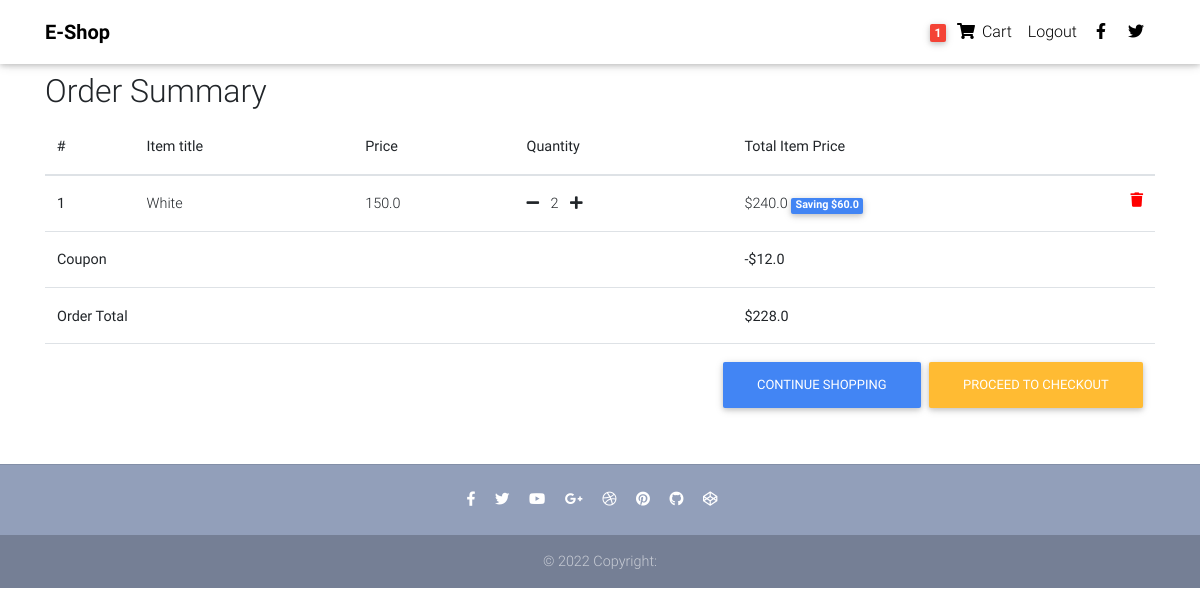
Page /orderSummary/ (signed in) on the committed database.
### onlinestore/models.py (models this page shows, shortened)
class Order(models.Model):
    user = models.ForeignKey(User, on_delete=models.CASCADE) # CASCADE -> delte child rows after parent's record deletion
    ref_code = models.CharField(max_length=25)
    items = models.ManyToManyField(OrderItem)
    numbers = models.PositiveIntegerField(default=1)
    start_date = models.DateTimeField(auto_now_add=True)
    ordered = models.BooleanField(default=False)
    placed_date = models.DateTimeField()
    billing_address = models.ForeignKey('BillingAddress', on_delete=models.SET_NULL,blank=True,null=True)
    payment = models.ForeignKey('Payment', on_delete=models.SET_NULL,blank=True,null=True)
    coupon = models.ForeignKey('Coupon', on_delete=models.SET_NULL,blank=True, null=True)
    being_delievered = models.BooleanField(default=False)
    recieved = models.BooleanField(default=False)
    refund_requested = models.BooleanField(default=False)
    refund_granted = models.BooleanField(default=False)
    def get_total(self):
        total=0
        for order_item in self.items.all():
            total = total + order_item.get_final_price()
        if self.coupon:
            total -= self.coupon.amount
        return total

class OrderItem(models.Model):
    user = models.ForeignKey(User, on_delete=models.CASCADE,blank=True, null=True)
    ordered = models.BooleanField(default=False)
    item = models.ForeignKey(Item, on_delete=models.CASCADE)
    quantity = models.IntegerField(default=1)
    def get_total_item_price(self):
        return self.quantity * self.item.price
    def get_total_discount_item_price(self):
        return self.quantity * self.item.discount
    def get_amount_saved(self):
        return self.get_total_item_price() - self.get_total_discount_item_price()
    def get_final_price(self):
        if self.item.discount:
            return self.get_total_discount_item_price()
        return self.get_total_item_price()

class Item(models.Model):
    item_title = models.CharField(max_length=120)
    price = models.FloatField()
    discount = models.FloatField(blank=True, null=True)
    category = models.CharField(choices=CATEGORY_CHOICES, max_length=2,default='S')
    label = models.CharField(choices=LABEL_CHOICES,max_length=2,default='D')
    description = models.TextField(default="This is the dummy description of this product item")
    slug = models.SlugField(default='item_title')
    image = models.ImageField(blank=True, null=True)

class Coupon(models.Model):
    code = models.CharField(max_length=15)
    amount = models.FloatField(default=1.0)

### onlinestore/views.py (the view)
# urls.py: path('orderSummary/',orderSummaryView.as_view(),name='orderSummary'),
class orderSummaryView(LoginRequiredMixin, View):
   def get(self, *args, **kwargs):
    try:
        order = Order.objects.get(user=self.request.user,ordered = False)
        context ={ 'object' : order }
        return render(self.request,"orderSummary.html",context)
    except ObjectDoesNotExist:
        messages.warning(self.request,"You don't have an active order.")
        return redirect("/")

### onlinestore/templatetags/cartTemplateTags.py (called while the page is built)
@register.filter
def cartItemCount(user):
    if user.is_authenticated:
        qs = Order.objects.filter(user=user, ordered=False)
        if qs.exists():
            return qs[0].items.count()
        return 0

### templates/orderSummary.html (shortened to what this page needs)
{% extends "base.html" %}
{% block content %}
  <main>
    <div class="container">
    <div class="table-responsive text-nowrap">
    <h2>Order Summary</h2>
    <table class="table">
        <thead>
        <tr>
            <th scope="col">#</th>
            <th scope="col">Item title</th>
            <th scope="col">Price</th>
            <th scope="col">Quantity</th>
            <th scope="col">Total Item Price</th>
        </tr>
        </thead>
        <tbody>
        {% for order_item in object.items.all %}
        <tr>
            <th scope="row">{{ forloop.counter }}</th>
            <td>{{ order_item.item.item_title }}</td>
            <td>{{ order_item.item.price }}</td>
            <td>
                <a href="{% url 'onlinestore:removeSingleItemfromCart' order_item.item.slug %}"><i class="fas fa-minus mr-2"></i></a>
                {{ order_item.quantity }}
                <a href="{% url 'onlinestore:addtoCart' order_item.item.slug %}"><i class="fas fa-plus ml-2"></i></a>
            </td>
            <td>
            {% if order_item.item.discount %}
                ${{ order_item.get_total_discount_item_price }}
                <span class="badge badge-primary">Saving ${{ order_item.get_amount_saved }}</span>
            {% else %}
                ${{ order_item.get_total_item_price }}
            {% endif %}
            <a style='color: red;' href="{% url 'onlinestore:removefromCart' order_item.item.slug %}">
                <i class="fas fa-trash float-right"></i>
            </a>
            </td>
        </tr>
        {% endfor %}
        {% if object.coupon %}
        <tr>
            <td colspan="4"><b>Coupon</b></td>
            <td><b>-${{ object.coupon.amount }}</b></td>
        </tr>
        {% endif %}
        {% if object.get_total %}
        <tr>
            <td colspan="4"><b>Order Total</b></td>
            <td><b>${{ object.get_total }}</b></td>
        </tr>
        <tr>
            <td colspan="5">
            <a class='btn btn-warning float-right ml-2' href='/checkout/'>Proceed to checkout</a>
            <a class='btn btn-primary float-right' href='/'>Continue shopping</a>
            </td>
        </tr>
        {% endif %}
        </tbody>
    </table>
    </div>
    </div>
  </main>
{% endblock content %}}

### templates/navbar.html (shortened to what this page needs)
{% load cartTemplateTags %}
  <nav class="navbar fixed-top navbar-expand-lg navbar-light white scrolling-navbar">
    <div class="container">
      <a class="navbar-brand waves-effect" href="/">
        <strong class="black-text"><b>E-Shop</b></strong>
      </a>
      <div class="collapse navbar-collapse" id="navbarSupportedContent">
        <ul class="navbar-nav nav-flex-icons">
          {% if request.user.is_authenticated %}
          <li class="nav-item">
            <a href= "{% url 'onlinestore:orderSummary' %}" class="nav-link waves-effect">
              <span class="badge red z-depth-1 mr-1"> {{request.user | cartItemCount}} </span>
              <i class="fas fa-shopping-cart"></i>
              <span class="clearfix d-none d-sm-inline-block"> Cart </span>
            </a>
          </li>
          <li class="nav-item">
            <a class="nav-link waves-effect" href="{% url 'account_logout' %}">
              <span class="clearfix d-none d-sm-inline-block"> Logout </span>
            </a>
          </li>
          {% endif %}
          <li class="nav-item">
            <a href="https://www.facebook.com/" class="nav-link waves-effect" target="_blank">
              <i class="fab fa-facebook-f"></i>
            </a>
          </li>
          <li class="nav-item">
            <a href="https://twitter.com/" class="nav-link waves-effect" target="_blank">
              <i class="fab fa-twitter"></i>
            </a>
          </li>
        </ul>
      </div>
    </div>
  </nav>

### templates/base.html (style rules this page uses)
html, body, header, .carousel { height: 60vh; }

### rows in the picture
OrderItem: item.item_title "White", item.price "150.0", quantity "2", get_total_discount_item_price "240.0", get_amount_saved "60.0"
Order: coupon.amount "12.0", get_total "228.0"

### other values in the picture
{{ request.user | cartItemCount }} "1"
